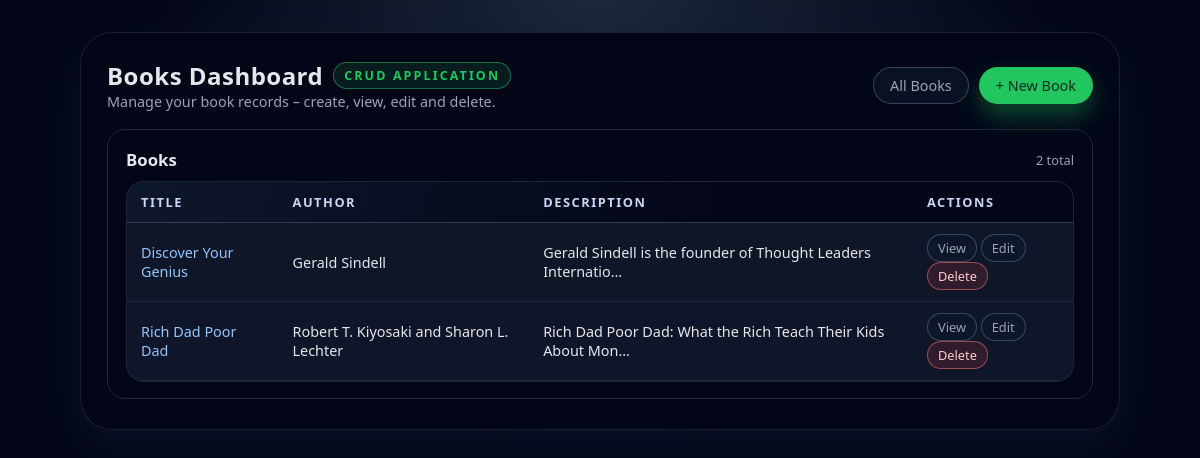
The page /books/ on the database its author committed.
### books/models.py (models this page shows, shortened)
class Book(models.Model):
    title = models.CharField(max_length=200)
    author = models.CharField(max_length=100)
    description = models.TextField(blank=True)
    published_date = models.DateField(null=True, blank=True)

### books/views.py (the view)
# urls.py: path('', views.book_list, name='book_list'),
def book_list(request):
    books = Book.objects.all()
    return render(request, 'books/book_list.html', {'books': books})

### books/templates/books/book_list.html (shortened to what this page needs)
{% extends 'books/base.html' %}
{% block content %}
<div class="card">
    <div style="display:flex;justify-content:space-between;align-items:center;margin-bottom:10px;">
        <h2 style="margin:0;font-size:1.05rem;">Books</h2>
        <span style="font-size:0.8rem;color:var(--text-muted);">
            {{ books|length }} total
        </span>
    </div>
    <div class="table-wrapper">
        <table>
            <thead>
            <tr>
                <th>Title</th>
                <th>Author</th>
                <th>Description</th>
                <th style="width:160px;">Actions</th>
            </tr>
            </thead>
            <tbody>
            {% for book in books %}
                <tr>
                    <td><a href="{% url 'book_detail' book.pk %}" class="link">{{ book.title }}</a></td>
                    <td>{{ book.author }}</td>
                    <td>
                        {% if book.description %}
                            {{ book.description|truncatechars:60 }}
                        {% else %}
                            <span class="tag">No description</span>
                        {% endif %}
                    </td>
                    <td>
                        <a href="{% url 'book_detail' book.pk %}" class="btn btn-ghost" style="padding:4px 10px;font-size:0.8rem;">View</a>
                        <a href="{% url 'book_update' book.pk %}" class="btn btn-ghost" style="padding:4px 10px;font-size:0.8rem;">Edit</a>
                        <a href="{% url 'book_delete' book.pk %}" class="btn btn-danger" style="padding:4px 10px;font-size:0.8rem;">Delete</a>
                    </td>
                </tr>
            {% empty %}
                <tr>
                    <td colspan="4">No books added yet. Click “New Book” to create one.</td>
                </tr>
            {% endfor %}
            </tbody>
        </table>
    </div>
</div>
{% endblock %}

### books/templates/books/base.html (shortened to what this page needs)
{% load static %}
<!DOCTYPE html>
<html lang="en">
<head>
    <link rel="stylesheet" href="{% static 'book/style.css' %}">
</head>
<body>
<div class="app-shell">
    <header class="app-header">
        <div>
            <div class="app-title">
                Books Dashboard
                <span class="app-title-badge">CRUD APPLICATION</span>
            </div>
            <div class="app-subtitle">
                Manage your book records – create, view, edit and delete.
            </div>
        </div>
        <div class="app-actions">
            <a href="{% url 'book_list' %}" class="btn btn-ghost">All Books</a>
            <a href="{% url 'book_create' %}" class="btn btn-primary">+ New Book</a>
        </div>
    </header>
    {% block content %}{% endblock %}
</div>
</body>
</html>

### books/static/book/style.css (style rules this page uses)
:root { --bg-color: #0f172a; --card-bg: #020617; --accent: #22c55e; --accent-soft: rgba(34, 197, 94, 0.12); --accent-hover: #16a34a; --text-main: #e5e7eb; --text-muted: #9ca3af; --border-subtle: #1f2937; --danger: #ef4444; --danger-soft: rgba(239, 68, 68, 0.15); --danger-hover: #dc2626; --shadow-soft: 0 18px 45px rgba(15, 23, 42, 0.75); --radius-lg: 18px; --radius-pill: 999px; --transition-fast: 0.18s ease-out; --font-main: system-ui, -apple-system, BlinkMacSystemFont, "SF Pro Text", "Segoe UI", sans-serif; }
*, *::before, *::after { box-sizing: border-box; }
body { margin: 0; padding: 32px 16px; min-height: 100vh; font-family: var(--font-main); background: radial-gradient(circle at top, #1e293b 0, #020617 46%, #020617 100%); color: var(--text-main); display: flex; justify-content: center; align-items: flex-start; }
.app-shell { width: 100%; max-width: 1040px; background: linear-gradient(145deg, #020617, #020617); border-radius: 32px; box-shadow: var(--shadow-soft); padding: 26px 26px 30px; border: 1px solid rgba(148, 163, 184, 0.16); backdrop-filter: blur(16px); }
.app-header { display: flex; justify-content: space-between; align-items: center; gap: 18px; margin-bottom: 18px; }
.app-title { font-size: 1.5rem; font-weight: 650; letter-spacing: 0.02em; display: flex; align-items: center; gap: 10px; }
.app-title-badge { font-size: 0.78rem; text-transform: uppercase; letter-spacing: 0.17em; padding: 4px 10px; border-radius: var(--radius-pill); background: var(--accent-soft); color: var(--accent); border: 1px solid rgba(34, 197, 94, 0.5); }
.app-subtitle { font-size: 0.9rem; color: var(--text-muted); }
.app-actions { display: flex; gap: 10px; align-items: center; }
.btn { display: inline-flex; align-items: center; justify-content: center; padding: 8px 16px; font-size: 0.9rem; font-weight: 500; border-radius: var(--radius-pill); border: 1px solid transparent; cursor: pointer; text-decoration: none; transition: background var(--transition-fast), color var(--transition-fast), border-color var(--transition-fast), transform var(--transition-fast), box-shadow var(--transition-fast); white-space: nowrap; }
.btn-primary { background: var(--accent); color: #022c22; box-shadow: 0 12px 25px rgba(34, 197, 94, 0.35); }
.btn-ghost { background: rgba(15, 23, 42, 0.7); border-color: rgba(148, 163, 184, 0.35); color: var(--text-muted); }
.btn-danger { background: var(--danger-soft); color: #fecaca; border-color: rgba(248, 113, 113, 0.55); }
.card { background: radial-gradient(circle at top left, #020617 0, #020617 55%); border-radius: var(--radius-lg); padding: 18px 18px 16px; border: 1px solid var(--border-subtle); }
.table-wrapper { border-radius: var(--radius-lg); overflow: hidden; border: 1px solid rgba(31, 41, 55, 0.9); background: rgba(15, 23, 42, 0.96); }
table { width: 100%; border-collapse: collapse; font-size: 0.9rem; }
thead { background: radial-gradient(circle at top left, #0f172a 0, #020617 65%); }
th, td { padding: 11px 14px; text-align: left; }
th { font-weight: 600; color: #cbd5f5; border-bottom: 1px solid rgba(55, 65, 81, 0.9); font-size: 0.8rem; text-transform: uppercase; letter-spacing: 0.12em; }
tbody tr { border-bottom: 1px solid rgba(31, 41, 55, 0.9); }
tbody tr:nth-child(even) { background: rgba(15, 23, 42, 0.95); }
.link { color: #93c5fd; text-decoration: none; font-weight: 500; }

### rows shown on the page
Book: title "Discover Your Genius", author "Gerald Sindell", description "Gerald Sindell is the founder of Thought Leaders Internatio…"
Book: title "Rich Dad Poor Dad", author "Robert T. Kiyosaki and Sharon L. Lechter", description "Rich Dad Poor Dad: What the Rich Teach Their Kids About Mon…"

### other values the page prints
{{ books|length }} "2"
